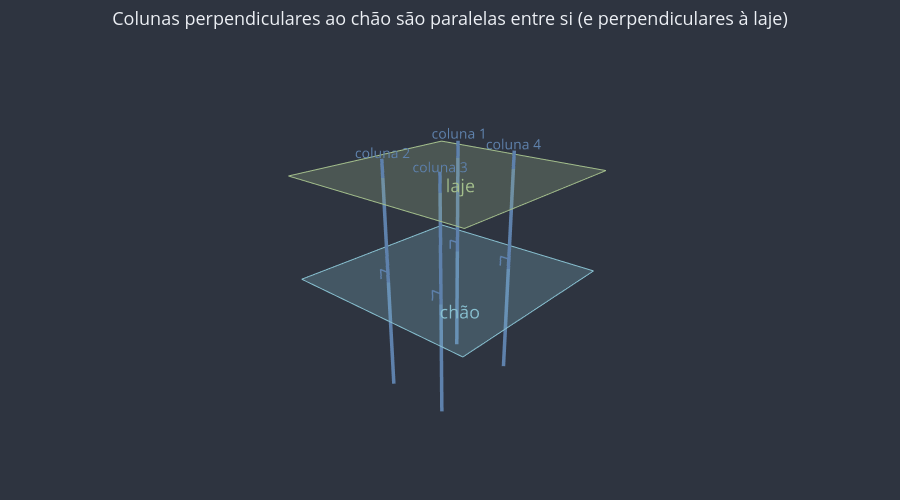

Write notebook code for a chart like this one.
### Markdown cell above
Agora a propriedade 3 num prédio: quatro colunas perpendiculares ao chão sustentam uma laje paralela a ele.

### Code cell
chao = ((1.5, 1, 0), (0, 0, 1))
laje = ((1.5, 1, 3), (0, 0, 1))  # plano paralelo ao chão, 3 unidades acima
pes_das_colunas = [(0, 0, 0), (3, 0, 0), (3, 2, 0), (0, 2, 0)]
# Um segundo ponto de cada coluna, 1 unidade acima do pé (para classificar as retas).
topos = [(x, y, 1) for x, y, _ in pes_das_colunas]

fig = u3d.criar_figura(
    titulo="Colunas perpendiculares ao chão são paralelas entre si "
    "(e perpendiculares à laje)"
)
fig = u3d.desenhar_plano(fig, *chao, rotulo="chão", tamanho=6, opacidade=0.25)
fig = u3d.desenhar_plano(
    fig, *laje, rotulo="laje", cor=u3d.CORES["plano_secundario"], tamanho=6,
    opacidade=0.25,
)
# Como toda reta, cada coluna é desenhada como um trecho centrado no pé: a parte
# abaixo do chão lembra que a reta continua.
for numero, topo in enumerate(topos, start=1):
    fig = u3d.desenhar_perpendicular_ao_plano(
        fig, chao, topo, rotulo=f"coluna {numero}", cor=u3d.CORES["reta"],
        comprimento=7, espessura=7,
    )
u3d.mostrar(fig)

pe_1, pe_2, pe_3 = pes_das_colunas[:3]
topo_1, topo_2, topo_3 = topos[:3]
print(f"Colunas 1 e 2: {u3d.classificar_posicao_retas(pe_1, topo_1, pe_2, topo_2)}")
print(f"Colunas 1 e 3: {u3d.classificar_posicao_retas(pe_1, topo_1, pe_3, topo_3)}")
print(
    "A coluna 1 é perpendicular à laje? "
    f"{u3d.reta_perpendicular_ao_plano(pe_1, topo_1, laje)}"
)

### Figure 1 — Plotly figure (JSON) as saved in the notebook; plotly's stock layout.template omitted (floating-point values rounded to 4 significant figures)
{"data": [{"color": "#88C0D0", "hoverinfo": "skip", "i": [0, 0], "j": [1, 2], "k": [2, 3], "lighting": {"ambient": 1, "diffuse": 0, "fresnel": 0, "specular": 0}, "opacity": 0.25, "type": "mesh3d", "x": [-1.5, -1.5, 4.5, 4.5], "y": [4.0, -2.0, -2.0, 4.0], "z": [0.0, 0.0, 0.0, 0.0]}, {"hoverinfo": "skip", "line": {"color": "#88C0D0", "width": 2}, "mode": "lines", "type": "scatter3d", "x": [-1.5, -1.5, 4.5, 4.5, -1.5], "y": [4.0, -2.0, -2.0, 4.0, 4.0], "z": [0.0, 0.0, 0.0, 0.0, 0.0]}, {"hoverinfo": "skip", "mode": "text", "text": ["chão"], "textfont": {"color": "#88C0D0", "size": 18}, "type": "scatter3d", "x": [3.9], "y": [3.4], "z": [0]}, {"color": "#A3BE8C", "hoverinfo": "skip", "i": [0, 0], "j": [1, 2], "k": [2, 3], "lighting": {"ambient": 1, "diffuse": 0, "fresnel": 0, "specular": 0}, "opacity": 0.25, "type": "mesh3d", "x": [-1.5, -1.5, 4.5, 4.5], "y": [4.0, -2.0, -2.0, 4.0], "z": [3.0, 3.0, 3.0, 3.0]}, {"hoverinfo": "skip", "line": {"color": "#A3BE8C", "width": 2}, "mode": "lines", "type": "scatter3d", "x": [-1.5, -1.5, 4.5, 4.5, -1.5], "y": [4.0, -2.0, -2.0, 4.0, 4.0], "z": [3.0, 3.0, 3.0, 3.0, 3.0]}, {"hoverinfo": "skip", "mode": "text", "text": ["laje"], "textfont": {"color": "#A3BE8C", "size": 18}, "type": "scatter3d", "x": [3.9], "y": [3.4], "z": [3]}, {"hoverinfo": "skip", "line": {"color": "#5E81AC", "dash": "solid", "width": 7}, "mode": "lines", "type": "scatter3d", "x": [0, 0], "y": [0, 0], "z": [-3.5, 3.5]}, {"hoverinfo": "skip", "mode": "text", "text": ["coluna 1"], "textfont": {"color": "#5E81AC", "size": 14}, "type": "scatter3d", "x": [0], "y": [0], "z": [3.15]}, {"hoverinfo": "skip", "line": {"color": "#5E81AC", "width": 3}, "mode": "lines", "type": "scatter3d", "x": [0.0, 0.0, 0.0], "y": [-0.3, -0.3, 0.0], "z": [0.0, 0.3, 0.3]}, {"hoverinfo": "skip", "line": {"color": "#5E81AC", "dash": "solid", "width": 7}, "mode": "lines", "type": "scatter3d", "x": [3, 3], "y": [0, 0], "z": [-3.5, 3.5]}, {"hoverinfo": "skip", "mode": "text", "text": ["coluna 2"], "textfont": {"color": "#5E81AC", "size": 14}, "type": "scatter3d", "x": [3], "y": [0], "z": [3.15]}, {"hoverinfo": "skip", "line": {"color": "#5E81AC", "width": 3}, "mode": "lines", "type": "scatter3d", "x": [3.0, 3.0, 3.0], "y": [-0.3, -0.3, 0.0], "z": [0.0, 0.3, 0.3]}, {"hoverinfo": "skip", "line": {"color": "#5E81AC", "dash": "solid", "width": 7}, "mode": "lines", "type": "scatter3d", "x": [3, 3], "y": [2, 2], "z": [-3.5, 3.5]}, {"hoverinfo": "skip", "mode": "text", "text": ["coluna 3"], "textfont": {"color": "#5E81AC", "size": 14}, "type": "scatter3d", "x": [3], "y": [2], "z": [3.15]}, {"hoverinfo": "skip", "line": {"color": "#5E81AC", "width": 3}, "mode": "lines", "type": "scatter3d", "x": [3.0, 3.0, 3.0], "y": [1.7, 1.7, 2.0], "z": [0.0, 0.3, 0.3]}, {"hoverinfo": "skip", "line": {"color": "#5E81AC", "dash": "solid", "width": 7}, "mode": "lines", "type": "scatter3d", "x": [0, 0], "y": [2, 2], "z": [-3.5, 3.5]}, {"hoverinfo": "skip", "mode": "text", "text": ["coluna 4"], "textfont": {"color": "#5E81AC", "size": 14}, "type": "scatter3d", "x": [0], "y": [2], "z": [3.15]}, {"hoverinfo": "skip", "line": {"color": "#5E81AC", "width": 3}, "mode": "lines", "type": "scatter3d", "x": [0.0, 0.0, 0.0], "y": [1.7, 1.7, 2.0], "z": [0.0, 0.3, 0.3]}], "layout": {"font": {"color": "#ECEFF4", "size": 13}, "height": 500, "margin": {"b": 0, "l": 0, "r": 0, "t": 50}, "paper_bgcolor": "#2E3440", "plot_bgcolor": "#2E3440", "scene": {"aspectmode": "data", "bgcolor": "#2E3440", "camera": {"eye": {"x": 1.6, "y": 1.4, "z": 1}}, "xaxis": {"visible": false}, "yaxis": {"visible": false}, "zaxis": {"visible": false}}, "showlegend": false, "title": {"text": "Colunas perpendiculares ao chão são paralelas entre si (e perpendiculares à laje)", "x": 0.5}}}
